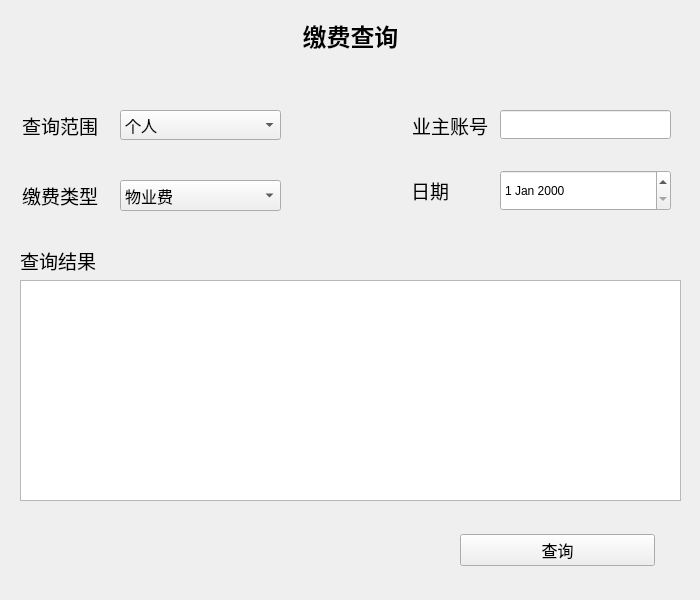
<?xml version="1.0" encoding="UTF-8"?>
<ui version="4.0">
 <class>Wuyejiaofeiguanli</class>
 <widget class="QWidget" name="Wuyejiaofeiguanli">
  <property name="geometry">
   <rect>
    <x>0</x>
    <y>0</y>
    <width>700</width>
    <height>600</height>
   </rect>
  </property>
  <property name="windowTitle">
   <string>Form</string>
  </property>
  <property name="styleSheet">
   <string notr="true">background-image: url();</string>
  </property>
  <widget class="QTableView" name="tableView">
   <property name="geometry">
    <rect>
     <x>20</x>
     <y>280</y>
     <width>661</width>
     <height>221</height>
    </rect>
   </property>
  </widget>
  <widget class="QLabel" name="label_3">
   <property name="geometry">
    <rect>
     <x>20</x>
     <y>240</y>
     <width>101</width>
     <height>41</height>
    </rect>
   </property>
   <property name="text">
    <string>&lt;html&gt;&lt;head/&gt;&lt;body&gt;&lt;p&gt;&lt;span style=&quot; font-size:14pt;&quot;&gt;查询结果&lt;/span&gt;&lt;/p&gt;&lt;/body&gt;&lt;/html&gt;</string>
   </property>
  </widget>
  <widget class="QWidget" name="horizontalLayoutWidget">
   <property name="geometry">
    <rect>
     <x>460</x>
     <y>510</y>
     <width>195</width>
     <height>80</height>
    </rect>
   </property>
   <layout class="QHBoxLayout" name="horizontalLayout_6">
    <item>
     <widget class="QPushButton" name="pushButton">
      <property name="font">
       <font>
        <family>Agency FB</family>
        <pointsize>12</pointsize>
       </font>
      </property>
      <property name="text">
       <string>查询</string>
      </property>
     </widget>
    </item>
   </layout>
  </widget>
  <widget class="QLabel" name="label_4">
   <property name="geometry">
    <rect>
     <x>10</x>
     <y>0</y>
     <width>681</width>
     <height>71</height>
    </rect>
   </property>
   <property name="text">
    <string>&lt;html&gt;&lt;head/&gt;&lt;body&gt;&lt;p align=&quot;center&quot;&gt;&lt;span style=&quot; font-size:18pt; font-weight:600; color:#000000;&quot;&gt;缴费查询&lt;/span&gt;&lt;/p&gt;&lt;/body&gt;&lt;/html&gt;</string>
   </property>
  </widget>
  <widget class="QLabel" name="label_2">
   <property name="geometry">
    <rect>
     <x>380</x>
     <y>170</y>
     <width>100</width>
     <height>41</height>
    </rect>
   </property>
   <property name="font">
    <font>
     <family>Agency FB</family>
     <pointsize>11</pointsize>
    </font>
   </property>
   <property name="text">
    <string>&lt;html&gt;&lt;head/&gt;&lt;body&gt;&lt;p align=&quot;center&quot;&gt;&lt;span style=&quot; font-size:14pt;&quot;&gt;日期&lt;/span&gt;&lt;/p&gt;&lt;/body&gt;&lt;/html&gt;</string>
   </property>
  </widget>
  <widget class="QLabel" name="label">
   <property name="geometry">
    <rect>
     <x>10</x>
     <y>180</y>
     <width>100</width>
     <height>31</height>
    </rect>
   </property>
   <property name="font">
    <font>
     <family>Agency FB</family>
     <pointsize>11</pointsize>
    </font>
   </property>
   <property name="text">
    <string>&lt;html&gt;&lt;head/&gt;&lt;body&gt;&lt;p align=&quot;center&quot;&gt;&lt;span style=&quot; font-size:14pt;&quot;&gt;缴费类型&lt;/span&gt;&lt;/p&gt;&lt;/body&gt;&lt;/html&gt;</string>
   </property>
  </widget>
  <widget class="QComboBox" name="comboBox">
   <property name="geometry">
    <rect>
     <x>120</x>
     <y>180</y>
     <width>161</width>
     <height>31</height>
    </rect>
   </property>
   <property name="font">
    <font>
     <family>Agency FB</family>
     <pointsize>12</pointsize>
    </font>
   </property>
   <item>
    <property name="text">
     <string>物业费</string>
    </property>
   </item>
   <item>
    <property name="text">
     <string>车位费</string>
    </property>
   </item>
   <item>
    <property name="text">
     <string>维修费</string>
    </property>
   </item>
  </widget>
  <widget class="QLabel" name="label_5">
   <property name="geometry">
    <rect>
     <x>10</x>
     <y>110</y>
     <width>100</width>
     <height>31</height>
    </rect>
   </property>
   <property name="text">
    <string>&lt;html&gt;&lt;head/&gt;&lt;body&gt;&lt;p align=&quot;center&quot;&gt;&lt;span style=&quot; font-size:14pt;&quot;&gt;查询范围&lt;/span&gt;&lt;/p&gt;&lt;/body&gt;&lt;/html&gt;</string>
   </property>
  </widget>
  <widget class="QComboBox" name="comboBox_2">
   <property name="geometry">
    <rect>
     <x>120</x>
     <y>110</y>
     <width>161</width>
     <height>30</height>
    </rect>
   </property>
   <property name="font">
    <font>
     <family>Agency FB</family>
     <pointsize>12</pointsize>
    </font>
   </property>
   <item>
    <property name="text">
     <string>个人</string>
    </property>
   </item>
   <item>
    <property name="text">
     <string>所有业主</string>
    </property>
   </item>
  </widget>
  <widget class="QLineEdit" name="lineEdit_3">
   <property name="geometry">
    <rect>
     <x>500</x>
     <y>110</y>
     <width>171</width>
     <height>29</height>
    </rect>
   </property>
  </widget>
  <widget class="QLabel" name="label_6">
   <property name="geometry">
    <rect>
     <x>400</x>
     <y>110</y>
     <width>100</width>
     <height>31</height>
    </rect>
   </property>
   <property name="font">
    <font>
     <family>Agency FB</family>
     <pointsize>11</pointsize>
    </font>
   </property>
   <property name="text">
    <string>&lt;html&gt;&lt;head/&gt;&lt;body&gt;&lt;p align=&quot;center&quot;&gt;&lt;span style=&quot; font-size:14pt;&quot;&gt;业主账号&lt;/span&gt;&lt;/p&gt;&lt;/body&gt;&lt;/html&gt;</string>
   </property>
  </widget>
  <widget class="QDateEdit" name="dateEdit">
   <property name="geometry">
    <rect>
     <x>500</x>
     <y>170</y>
     <width>171</width>
     <height>41</height>
    </rect>
   </property>
  </widget>
 </widget>
 <resources/>
 <connections/>
</ui>
